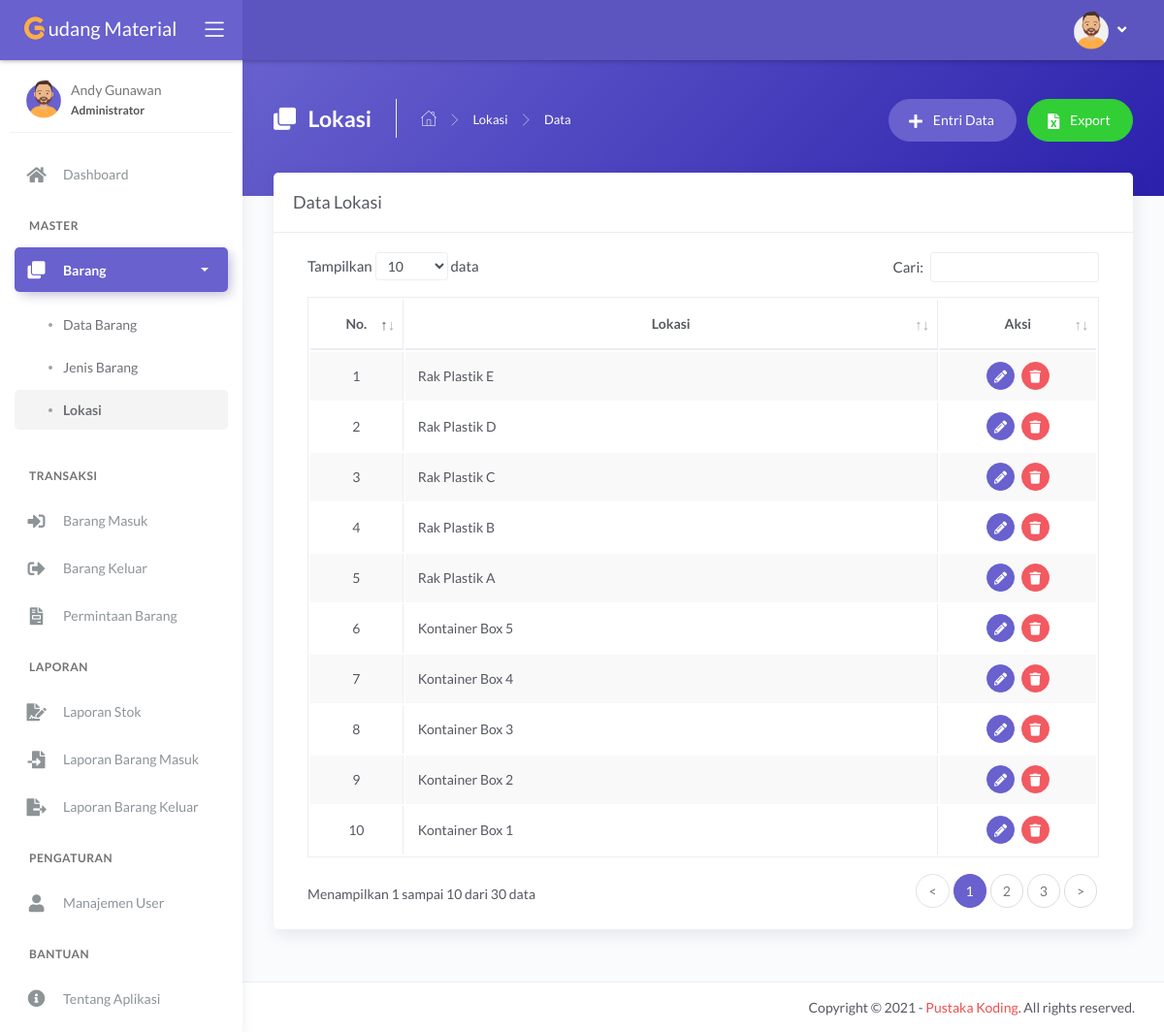
The page /main.php?module=satuan (signed in) on the database its author committed.
### tables this page shows
CREATE TABLE `tbl_satuan` (
  `id_satuan` int NOT NULL,
  `nama_satuan` varchar(30) NOT NULL
);

### modules/satuan/tampil_data.php (the view, shortened to what this page needs)
<?php
if (basename($_SERVER['PHP_SELF']) === basename(__FILE__)) {
    header('location: 404.html');
}
else {
?>
    <div class="panel-header bg-secondary-gradient">
        <div class="page-inner py-45">
            <div class="d-flex align-items-left align-items-md-top flex-column flex-md-row">
                <div class="page-header text-white">
                    <h4 class="page-title text-white"><i class="fas fa-clone mr-2"></i> Lokasi</h4>
                    <ul class="breadcrumbs">
                        <li class="nav-home"><a href="?module=dashboard"><i class="flaticon-home text-white"></i></a></li>
                        <li class="separator"><i class="flaticon-right-arrow"></i></li>
                        <li class="nav-item"><a href="?module=satuan" class="text-white">Lokasi</a></li>
                        <li class="separator"><i class="flaticon-right-arrow"></i></li>
                        <li class="nav-item"><a>Data</a></li>
                    </ul>
                </div>
                <div class="ml-md-auto py-2 py-md-0">
                    <a href="?module=form_entri_satuan" class="btn btn-secondary btn-round mr-2">
                        <span class="btn-label"><i class="fa fa-plus mr-2"></i></span> Entri Data
                    </a>
                    <a href="modules/satuan/export.php" class="btn btn-success btn-round">
                        <span class="btn-label"><i class="fa fa-file-excel mr-2"></i></span> Export
                    </a>
                </div>
            </div>
        </div>
    </div>
    <div class="page-inner mt--5">
        <div class="card">
            <div class="card-header">
                <div class="card-title">Data Lokasi</div>
            </div>
            <div class="card-body">
                <div class="table-responsive">
                    <table id="basic-datatables" class="display table table-bordered table-striped table-hover">
                        <thead>
                            <tr>
                                <th class="text-center">No.</th>
                                <th class="text-center">Lokasi</th>
                                <th class="text-center">Aksi</th>
                            </tr>
                        </thead>
                        <tbody>
                            <?php
                            $no = 1;
                            $query = mysqli_query($mysqli, "SELECT * FROM tbl_satuan ORDER BY id_satuan DESC")
                                                            or die('Ada kesalahan pada query tampil data : ' . mysqli_error($mysqli));
                            while ($data = mysqli_fetch_assoc($query)) { ?>
                                <tr>
                                    <td width="30" class="text-center"><?php echo $no++; ?></td>
                                    <td width="300"><?php echo $data['nama_satuan']; ?></td>
                                    <td width="70" class="text-center">
                                        <div>
                                            <a href="?module=form_ubah_satuan&id=<?php echo $data['id_satuan']; ?>" class="btn btn-icon btn-round btn-secondary btn-sm mr-md-1" data-toggle="tooltip" data-placement="top" title="Ubah">
                                                <i class="fas fa-pencil-alt fa-sm"></i>
                                            </a>
                                            <a href="modules/satuan/proses_hapus.php?id=<?php echo $data['id_satuan']; ?>" onclick="return confirm('Anda yakin ingin menghapus data lokasi <?php echo $data['nama_satuan']; ?>?')" class="btn btn-icon btn-round btn-danger btn-sm" data-toggle="tooltip" data-placement="top" title="Hapus">
                                                <i class="fas fa-trash fa-sm"></i>
                                            </a>
                                        </div>
                                    </td>
                                </tr>
                            <?php } ?>
                        </tbody>
                    </table>
                </div>
            </div>
        </div>
    </div>
<?php } ?>

### rows shown on the page
tbl_satuan: nama_satuan "Rak Plastik E"
tbl_satuan: nama_satuan "Rak Plastik D"
tbl_satuan: nama_satuan "Rak Plastik C"
tbl_satuan: nama_satuan "Rak Plastik B"
tbl_satuan: nama_satuan "Rak Plastik A"
tbl_satuan: nama_satuan "Kontainer Box 5"
tbl_satuan: nama_satuan "Kontainer Box 4"
tbl_satuan: nama_satuan "Kontainer Box 3"
tbl_satuan: nama_satuan "Kontainer Box 2"
tbl_satuan: nama_satuan "Kontainer Box 1"

### other values the page prints
$_SESSION['nama_user'] "Andy Gunawan"
$_SESSION['hak_akses'] "Administrator"
